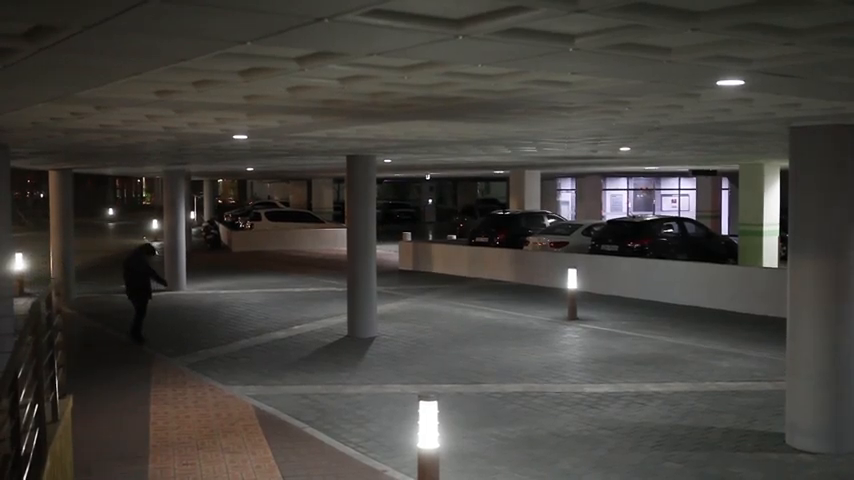
#> input picture frame 105 of CV_parinya/cctv.mp4, 854 x 480 px
$ python 10_bg_sub_vdo_recur.py
#> lines starting #> are read from the running program, lines starting #| are printed output that depends on the picture; after the words box and inside, x2 and y2 are one past the last pixel; in counts of white or black regions, pixels touching at a corner belong together
import cv2

cap = cv2.VideoCapture('cctv.mp4')
bgsubknn = cv2.createBackgroundSubtractorKNN()
bgsubmog = cv2.createBackgroundSubtractorMOG2()
while True:
    ret, frame = cap.read()
#> frame is the input picture: shape (480, 854, 3); mean B, G, R 61.5, 66.2, 68.9
    if not ret:
        break
    fgknn = bgsubknn.apply(frame)
#> fgknn: shape (480, 854); every value is 255
    fgmog = bgsubmog.apply(frame)
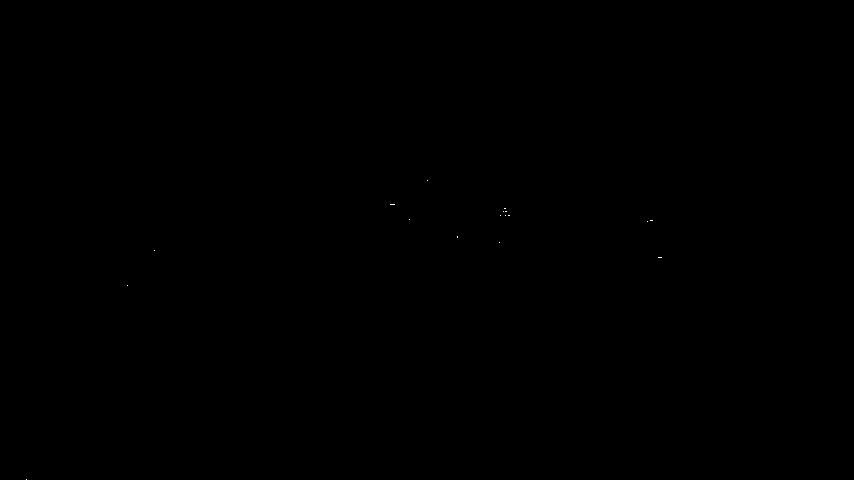
#> fgmog: shape (480, 854); values 127 (black) and 255 (white), 0.01% white in thin lines or dots, all inside (x1, y1, x2, y2) = (26, 180, 662, 480)
    cv2.imshow('frame', frame)
    cv2.imshow('fgknn', fgknn)
    cv2.imshow('fgmog', fgmog)
    cv2.waitKey(1)
